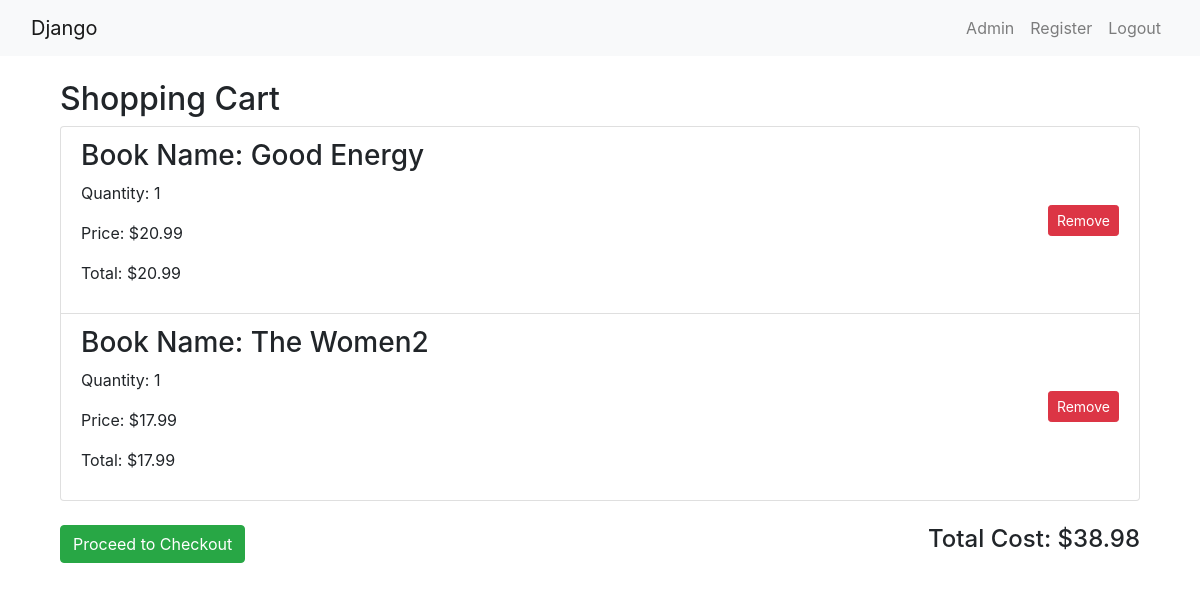
Page /basic_app/view_cart/ (signed in) on the committed database.
### basic_app/models.py (models this page shows, shortened)
class CartItem(models.Model):
    cart = models.ForeignKey(Cart, on_delete=models.CASCADE)
    book = models.ForeignKey(Book, on_delete=models.CASCADE)
    quantity = models.PositiveIntegerField(default=1)
    def total_price(self):
        return self.quantity * self.book.price

class Book(models.Model):
    title = models.CharField(max_length=100)
    author = models.CharField(max_length=100)
    description = RichTextField()
    price = models.DecimalField(max_digits=6, decimal_places=2)
    publication_date = models.DateField()

### basic_app/views.py (the view)
# urls.py: path('view_cart/', views.view_cart, name='view_cart'),
@login_required
def view_cart(request):
    cart = get_object_or_404(Cart, user=request.user)
    cart_items = CartItem.objects.filter(cart=cart)
    total_cost = sum(item.total_price() for item in cart_items)
    return render(request, 'basic_app/view_cart.html', {'cart_items': cart_items, 'total_cost': total_cost})

### templates/basic_app/view_cart.html (shortened to what this page needs)
{% extends 'basic_app/base.html' %}
{% block body_block %}
<div class="container mt-4">
    <h2>Shopping Cart</h2>
    <ul class="list-group">
        {% for item in cart_items %}
            <li class="list-group-item d-flex justify-content-between align-items-center">
                <div>
                    <h3>Book Name: {{ item.book.title }}</h3>
                    <p>Quantity: {{ item.quantity }}</p>
                    <p>Price: ${{ item.book.price }}</p>
                    <p>Total: ${{ item.total_price }}</p>
                </div>
                <a class="btn btn-sm btn-danger" href="{% url 'basic_app:remove_from_cart' item.id %}">Remove</a>
            </li>
        {% endfor %}
    </ul>
    <div class="d-flex justify-content-between mt-4">
        <a href="{% url 'basic_app:checkout' %}" class="btn btn-success">Proceed to Checkout</a>
        <div class="align-self-center">
            <h4>Total Cost: ${{ total_cost }}</h4>
        </div>
    </div>
</div>
{% endblock %}

### templates/basic_app/base.html (shortened to what this page needs)
<!DOCTYPE html>
<html lang="en">
<head>
    <link href="https://stackpath.bootstrapcdn.com/bootstrap/4.5.2/css/bootstrap.min.css" rel="stylesheet">
</head>
<body>
    {% include 'basic_app/navbar.html' %}
    <div class="container mt-4">
        {% block body_block %}{% endblock %}
    </div>
</body>
</html>

### templates/basic_app/navbar.html (shortened to what this page needs)
<nav class="navbar navbar-expand-lg navbar-light bg-light">
    <div class="container-fluid">
        <a class="navbar-brand" href="{%url 'index'%}">Django</a>
        <div class="collapse navbar-collapse" id="navbarNav">
            <ul class="navbar-nav ml-auto">
                <li class="nav-item">
                    <a class="nav-link" href="{% url 'admin:index' %}">Admin</a>
                </li>
                <li class="nav-item">
                    <a class="nav-link" href="{% url 'basic_app:register' %}">Register</a>
                </li>
                {% if user.is_authenticated %}
                    <li class="nav-item">
                        <a class="nav-link" href="{% url 'logout' %}">Logout</a>
                    </li>
                {% else %}
                    <li class="nav-item">
                        <a class="nav-link" href="{% url 'basic_app:user_login' %}">Login</a>
                    </li>
                {% endif %}
            </ul>
        </div>
    </div>
</nav>

### rows in the picture
CartItem: book "Good Energy", quantity "1", book.price "20.99", total_price "20.99"
CartItem: book "The Women2", quantity "1", book.price "17.99", total_price "17.99"

### other values in the picture
{{ total_cost }} "38.98"
